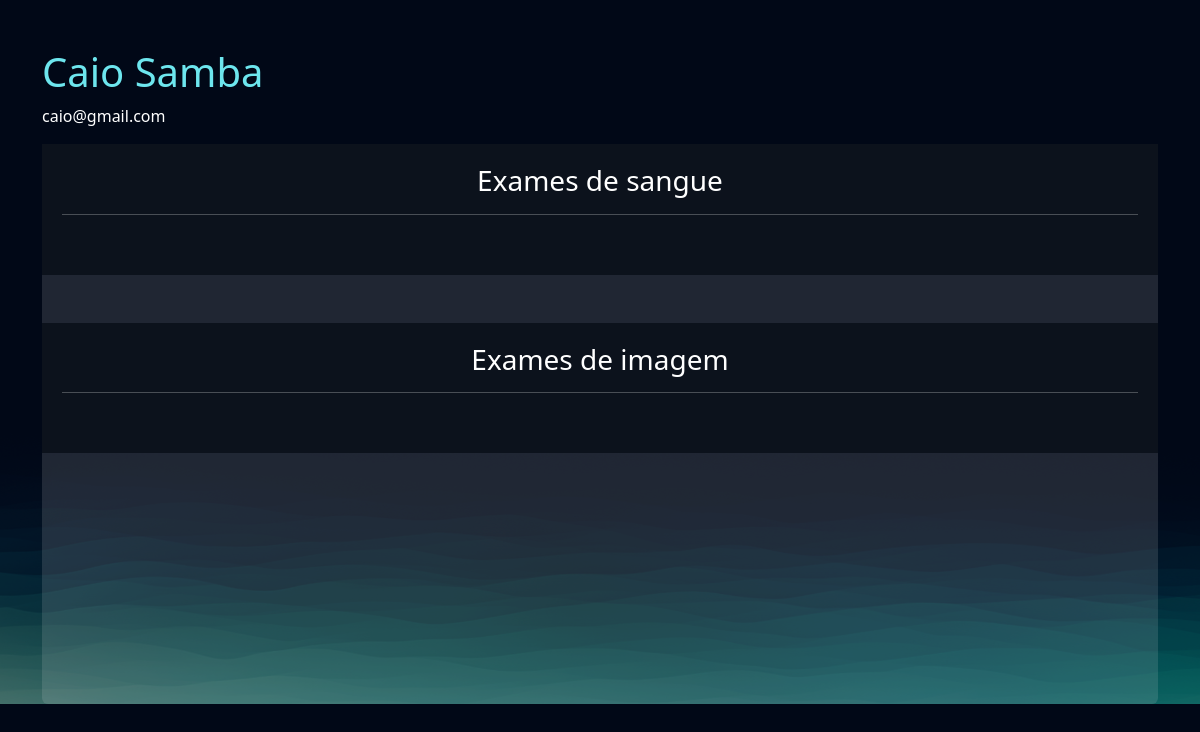
/empresarial/cliente/2 (signed in), run on an earlier commit of the app's database.
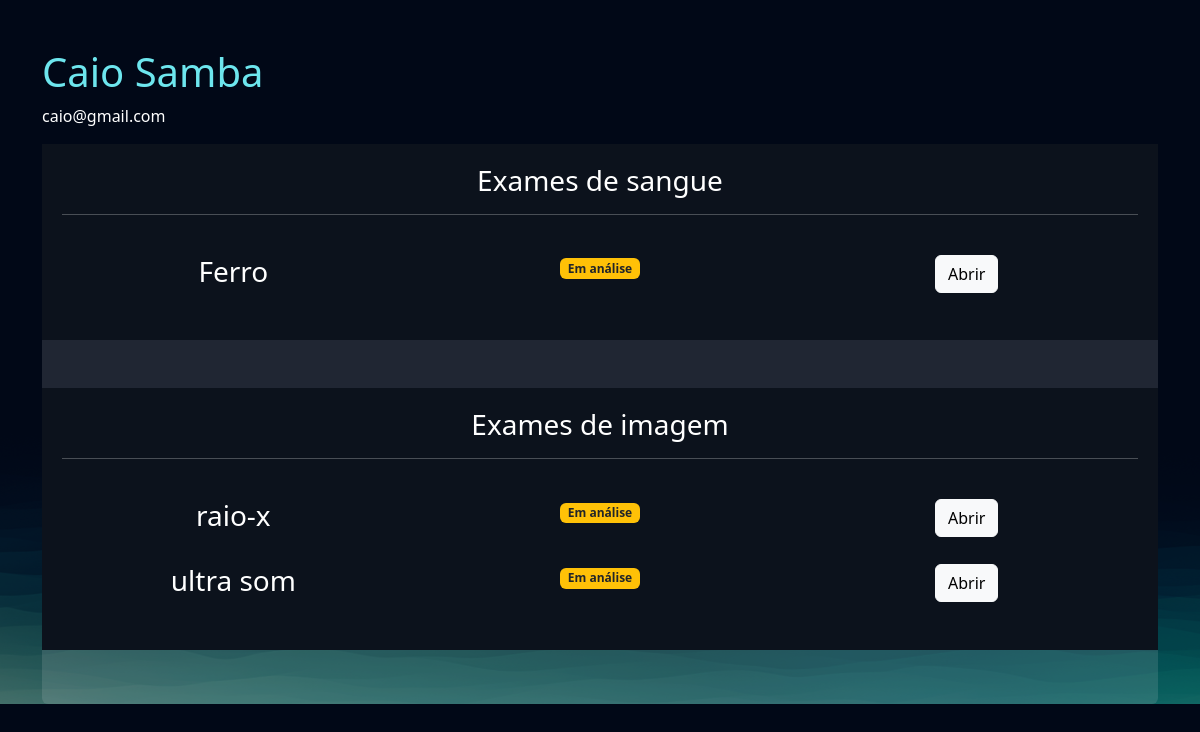
And on a later commit of the database.
### exames/models.py (models this page shows, shortened)
class SolicitacaoExame(models.Model):
    choice_status = (
        ('E', 'Em análise'),
        ('F', 'Finalizado')
    )
    usuario = models.ForeignKey(User, on_delete=models.DO_NOTHING)
    exame = models.ForeignKey(TiposExames, on_delete=models.DO_NOTHING)
    status = models.CharField(max_length=2, choices=choice_status)
    resultado = models.FileField(upload_to="resultados", null=True, blank=True)
    requer_senha = models.BooleanField(default=False)
    senha = models.CharField(max_length=6, null=True, blank=True)
    def badge_template(self):
        if self.status == 'E':
            classes_css = 'bg-warning text-dark'
            texto = "Em análise"
        elif self.status == 'F':
            classes_css = 'bg-success'
            texto = "Finalizado"
        return mark_safe(f"<span class='badge bg-primary {classes_css}'>{texto}</span>")

class TiposExames(models.Model):
    tipo_choices = (
        ('I', 'Exame de imagem'),
        ('S', 'Exame de Sangue')
    )
    nome = models.CharField(max_length=50)
    tipo = models.CharField(max_length=2, choices=tipo_choices)
    preco = models.FloatField()
    disponivel = models.BooleanField(default=True)
    horario_inicial = models.IntegerField()
    horario_final = models.IntegerField()

### empresarial/views.py (the view)
# urls.py: path('cliente/<int:cliente_id>', views.cliente, name="cliente"),
@staff_member_required
def cliente(request, cliente_id):
    cliente = User.objects.get(id=cliente_id)
    exames = SolicitacaoExame.objects.filter(usuario=cliente)
    return render(request, 'cliente.html', {'cliente': cliente, 'exames': exames})

### empresarial/templates/cliente.html (shortened to what this page needs)
{% extends "bases/base.html" %}
{% load static %}
{% block 'head' %}
    <link href="{% static 'exames/css/css.css' %}" rel="stylesheet">
    <link href="{% static 'exames/css/gerenciar_pedidos.css' %}" rel="stylesheet">
    <link href="{% static 'exames/css/gerenciar_exames.css' %}" rel="stylesheet">
{% endblock 'head' %}
{% block 'conteudo' %}
    <br>
    <br>
    <div class="container">
        <h3 class="font-destaque">{{cliente.get_full_name}}</h3>
        <p>{{cliente.email}}</p>
        <div class="card card-view">
            <div class="sub-card">
                <h3>Exames de sangue</h3>
                <hr>
                <br>
                {% for exame in exames  %}
                    {% if  exame.exame.tipo == 'S'%}
                        <div class="row">
                            <div class="col-md"><h3>{{exame.exame.nome}}</h3></div>
                            <div class="col-md">{{exame.badge_template}}</div>
                            <div class="col-md">
                                <a href="{% url "exame_cliente" exame.id %}" class="btn btn-light">Abrir</a>
                            </div>
                        </div>
                        <br>
                    {% endif %}
                {% endfor %}
            </div>
            <br>
            <br>
            <div class="sub-card">
                <h3>Exames de imagem</h3>
                <hr>
                <br>
                {% for exame in exames  %}
                    {% if  exame.exame.tipo == 'I'%}
                        <div class="row">
                            <div class="col-md"><h3>{{exame.exame.nome}}</h3></div>
                            <div class="col-md">{{exame.badge_template}}</div>
                            <div class="col-md"><a href="#" class="btn btn-light">Abrir</a></div>
                        </div>
                        <br>
                    {% endif %}
                {% endfor %}
            </div>
        </div>
    </div>
{% endblock 'conteudo' %}

What changed in the data, as far as the page shows it:
added SolicitacaoExame: exame.nome "Ferro", badge_template "Em análise", shown under "Exames de sangue"
added SolicitacaoExame: exame.nome "raio-x", badge_template "Em análise", shown under "Exames de imagem"
added SolicitacaoExame: exame.nome "ultra som", badge_template "Em análise", shown under "Exames de imagem"
